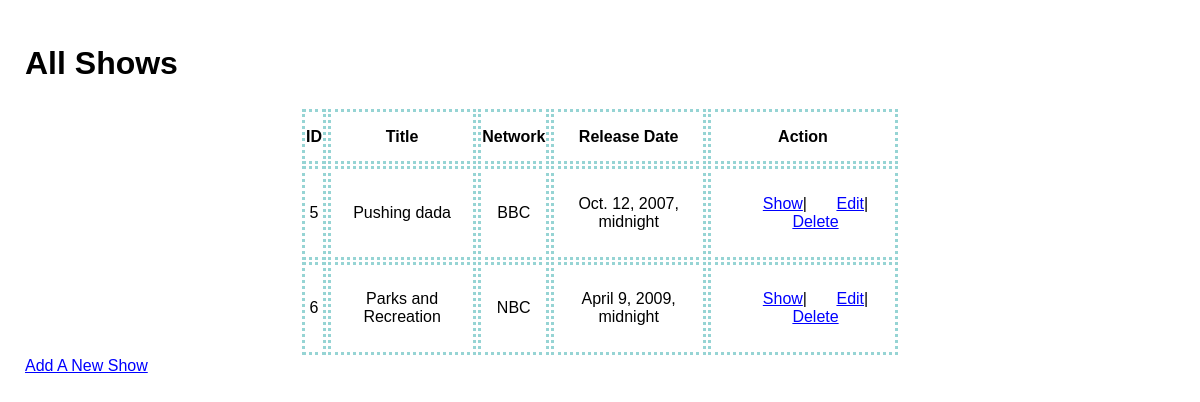
The app's page /shows/, older data.
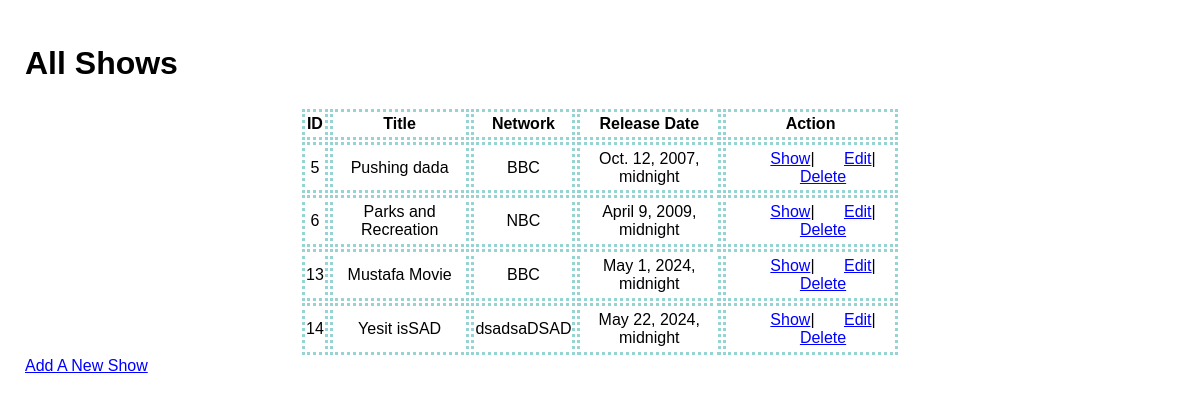
The same page, newer data.
### Semi_Restful_Shows_app/models.py (models this page shows)
class Show(models.Model):
    title = models.CharField(max_length=255)
    network = models.CharField(max_length=100)
    release_date = models.DateTimeField()
    description = models.TextField(default="No description is set.")
    created_at = models.DateTimeField(auto_now_add=True)
    updated_at = models.DateTimeField(auto_now=True)
    objects= ShowManager()

### Semi_Restful_Shows_app/views.py (the view)
# urls.py: path('shows/', views.showsAll),
def showsAll(request):
    context={
        'shows':Show.objects.all(),
    }
    return render(request, 'read_all.html', context)

### Semi_Restful_Shows_app/templates/read_all.html (shortened to what this page needs)
<!DOCTYPE html>
<html lang="en">
<head>
    {% load static %}
    <link rel="stylesheet" href="{% static 'style.css' %}">
</head>
<body>
    <div class="main">
        <h1>All Shows</h1>
        <table class="table-show">
            <tr>
                <th>ID</th>
                <th>Title</th>
                <th>Network</th>
                <th>Release Date</th>
                <th>Action</th>
            </tr>
            {% for show in shows%}
            <tr>
                <td>{{show.id}}</td>
                <td>{{show.title}}</td>
                <td>{{show.network}}</td>
                <td>{{show.release_date}}</td>
                <td>
                    <a href="/shows/{{show.id}}">Show</a>|
                    <a href="/shows/{{show.id}}/edit">Edit</a>|
                    <a href="/delete/{{show.id}}">Delete</a>
                </td>
            </tr>
            {%endfor%}
        </table>
        <a id='link' href="/shows/new">Add A New Show</a>
    </div>
</body>
</html>

### Semi_Restful_Shows_app/static/style.css (style rules this page uses)
* { margin: 0 auto; font-family: 'Gill Sans', 'Gill Sans MT', Calibri, 'Trebuchet MS', sans-serif; }
a { color: blue; margin-top: 25px; margin-left: 25px; }
.table-show { margin-top: 25px; width: 50%; text-align: center; height: 250px; }
th, td { border-style: dotted; border-color: #96D4D4; }
h1 { margin-top: 25px; margin-left: 25px; }
div { padding-top: 20px; }

Row changes from the older to the newer data that the page shows:
added Show: id "13", title "Mustafa Movie", network "BBC", release_date "May 1, 2024, midnight"
added Show: id "14", title "Yesit isSAD", network "dsadsaDSAD", release_date "May 22, 2024, midnight"
